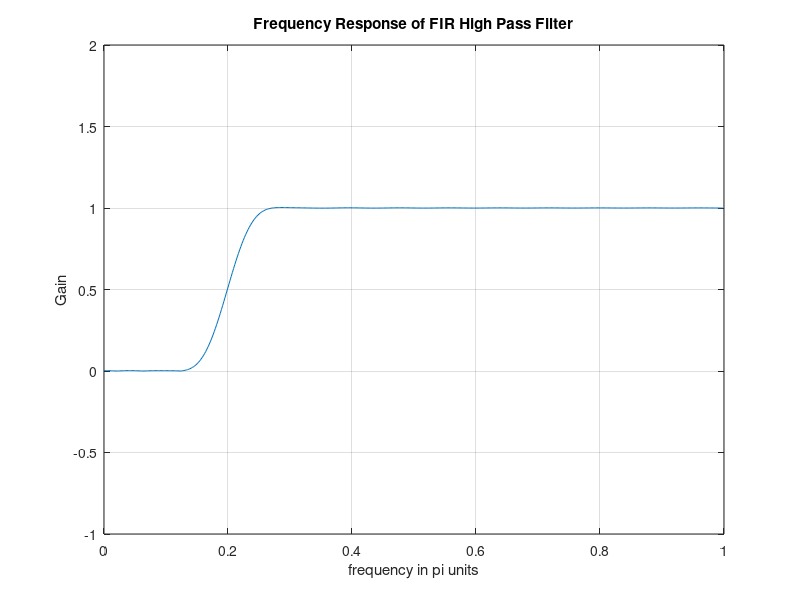
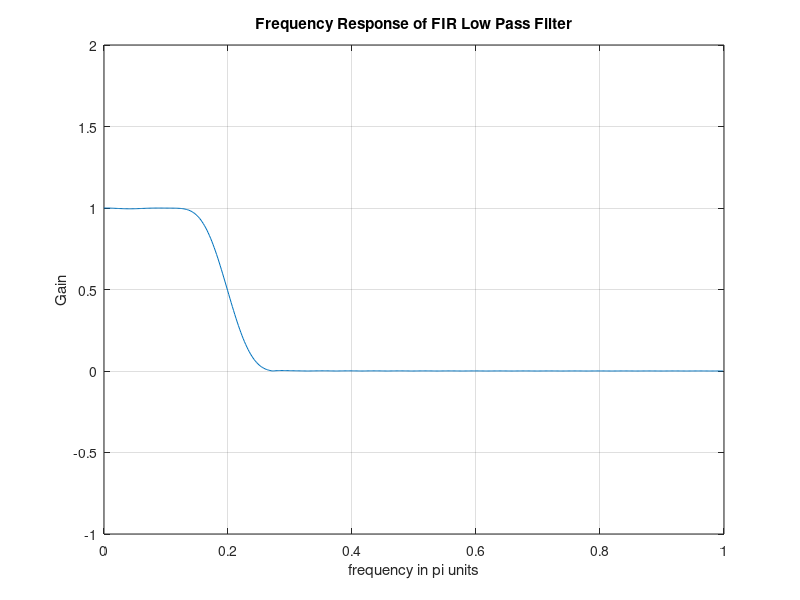
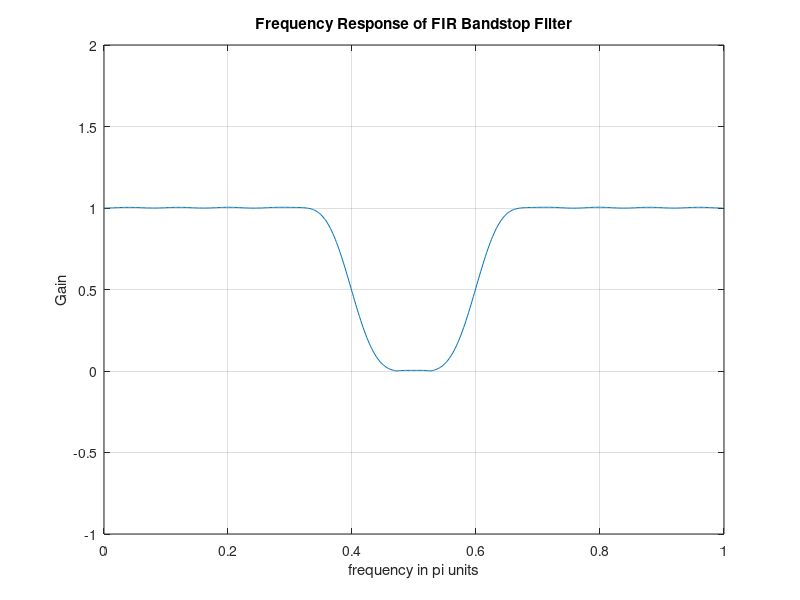
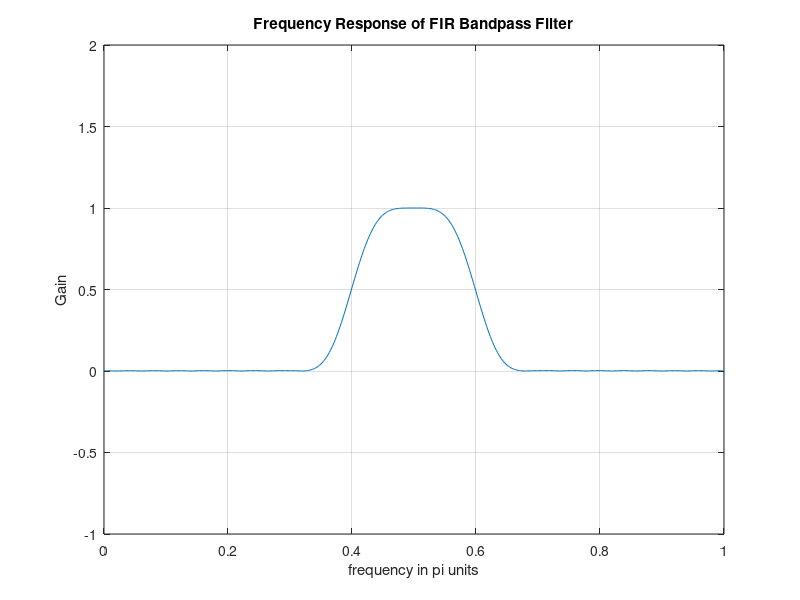

These figures' MATLAB source, in order:
% Mohit Kumar SR No. - 19825
%  DSP Assignment 6
% Question 8 : Design FIR lowpass, bandpass, bandstop, highpass filters with parameters 
% of your choice. Examine their frequency responses by varying the order of the filter 
% and the cut-off frequencies.
Wn =0.2;
N=48;
B = fir1(N,Wn,'high');
[g,w]=freqz(B);
figure;
plot(w/pi,abs(g));
grid;
axis([0 1 -1 2]);
xlabel('frequency in pi units'); ylabel('Gain');
title('Frequency Response of FIR High Pass Filter');
B = fir1(N,Wn,'low');
[g,w]=freqz(B);
figure;
plot(w/pi,abs(g));
grid;
axis([0 1 -1 2]);
xlabel('frequency in pi units'); ylabel('Gain');
title('Frequency Response of FIR Low Pass Filter');
Wn=[0.4 0.6];
B = fir1(N,Wn,'stop');
[g,w]=freqz(B);
figure;
plot(w/pi,abs(g));
grid;
axis([0 1 -1 2]);
xlabel('frequency in pi units'); ylabel('Gain');
title('Frequency Response of FIR Bandstop Filter');
B = fir1(N,Wn,'bandpass');
[g,w]=freqz(B);
figure;
plot(w/pi,abs(g));
grid;
axis([0 1 -1 2]);
xlabel('frequency in pi units'); ylabel('Gain');
title('Frequency Response of FIR Bandpass Filter');
